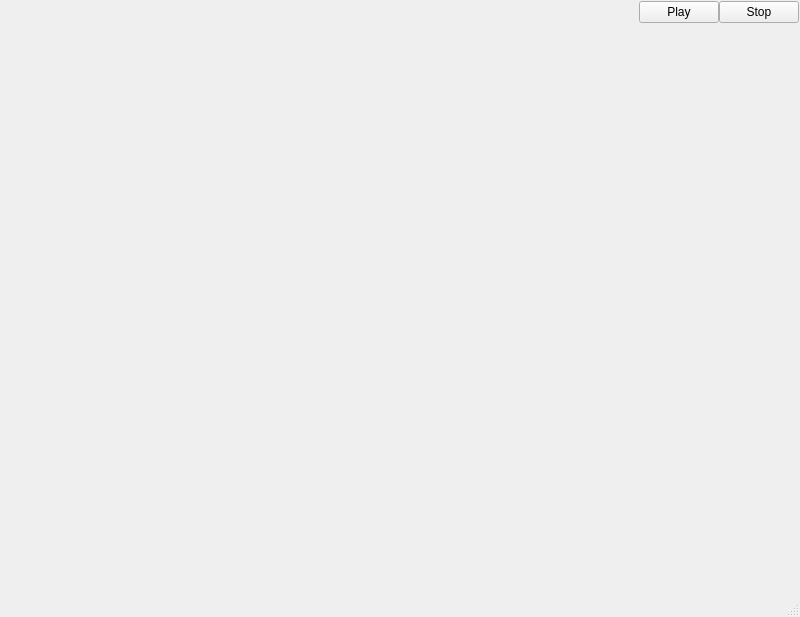
<?xml version="1.0" encoding="UTF-8"?>
<ui version="4.0">
 <class>MainWindow</class>
 <widget class="QMainWindow" name="MainWindow">
  <property name="geometry">
   <rect>
    <x>0</x>
    <y>0</y>
    <width>800</width>
    <height>617</height>
   </rect>
  </property>
  <property name="windowTitle">
   <string>MainWindow</string>
  </property>
  <widget class="QWidget" name="centralwidget">
   <layout class="QGridLayout" name="layoutGWidget">
    <property name="leftMargin">
     <number>1</number>
    </property>
    <property name="topMargin">
     <number>1</number>
    </property>
    <property name="rightMargin">
     <number>1</number>
    </property>
    <property name="bottomMargin">
     <number>1</number>
    </property>
    <property name="spacing">
     <number>0</number>
    </property>
    <item row="0" column="0">
     <spacer name="horizontalSpacer">
      <property name="orientation">
       <enum>Qt::Horizontal</enum>
      </property>
      <property name="sizeHint" stdset="0">
       <size>
        <width>635</width>
        <height>20</height>
       </size>
      </property>
     </spacer>
    </item>
    <item row="0" column="1">
     <widget class="QPushButton" name="btnPlay">
      <property name="text">
       <string>Play</string>
      </property>
     </widget>
    </item>
    <item row="0" column="2">
     <widget class="QPushButton" name="btnStop">
      <property name="text">
       <string>Stop</string>
      </property>
     </widget>
    </item>
    <item row="1" column="0" colspan="3">
     <widget class="FFmpegWidget" name="wgtPlayer" native="true"/>
    </item>
   </layout>
  </widget>
  <widget class="QStatusBar" name="statusbar"/>
 </widget>
 <customwidgets>
  <customwidget>
   <class>FFmpegWidget</class>
   <extends>QWidget</extends>
   <header>ffmpegwidget.h</header>
   <container>1</container>
  </customwidget>
 </customwidgets>
 <resources/>
 <connections/>
</ui>
